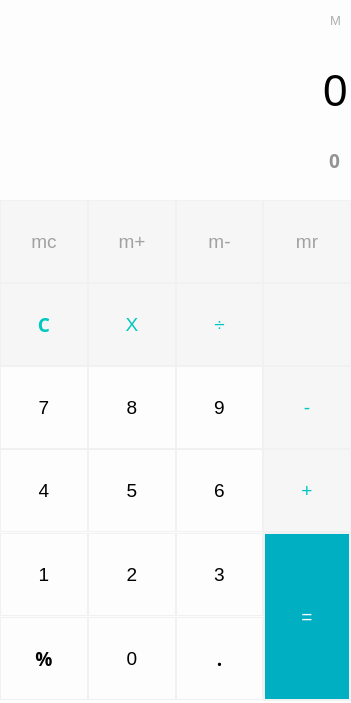
<?xml version="1.0" encoding="UTF-8"?>
<ui version="4.0">
 <class>MainWindow</class>
 <widget class="QMainWindow" name="MainWindow">
  <property name="enabled">
   <bool>true</bool>
  </property>
  <property name="geometry">
   <rect>
    <x>0</x>
    <y>0</y>
    <width>351</width>
    <height>703</height>
   </rect>
  </property>
  <property name="minimumSize">
   <size>
    <width>351</width>
    <height>703</height>
   </size>
  </property>
  <property name="maximumSize">
   <size>
    <width>351</width>
    <height>703</height>
   </size>
  </property>
  <property name="font">
   <font>
    <pointsize>28</pointsize>
   </font>
  </property>
  <property name="windowTitle">
   <string>Calculator</string>
  </property>
  <property name="windowIcon">
   <iconset>
    <normaloff>Images/calculator.ico</normaloff>Images/calculator.ico</iconset>
  </property>
  <widget class="QWidget" name="centralwidget">
   <property name="styleSheet">
    <string notr="true">background-color:#fdfdfd;</string>
   </property>
   <widget class="QWidget" name="gridLayoutWidget">
    <property name="geometry">
     <rect>
      <x>0</x>
      <y>200</y>
      <width>351</width>
      <height>503</height>
     </rect>
    </property>
    <property name="minimumSize">
     <size>
      <width>10</width>
      <height>83</height>
     </size>
    </property>
    <property name="font">
     <font>
      <pointsize>14</pointsize>
     </font>
    </property>
    <property name="styleSheet">
     <string>QPushButton {
		border:1px solid #f1f1f1;
	}

QPushButton:hover{
background-color:#e9e9e9;
}</string>
    </property>
    <layout class="QGridLayout" name="gridLayout">
     <property name="spacing">
      <number>0</number>
     </property>
     <item row="0" column="0">
      <widget class="QPushButton" name="clearmode_Button">
       <property name="minimumSize">
        <size>
         <width>42</width>
         <height>83</height>
        </size>
       </property>
       <property name="font">
        <font>
         <pointsize>14</pointsize>
        </font>
       </property>
       <property name="styleSheet">
        <string notr="true">QPushButton {
		border:1px solid #f1f1f1;
		background-color:#f6f6f6;
color:#a1a1a1;
	}

QPushButton:hover{
background-color:#e9e9e9;
}
</string>
       </property>
       <property name="text">
        <string>mc</string>
       </property>
      </widget>
     </item>
     <item row="1" column="0">
      <widget class="QPushButton" name="clear_Button">
       <property name="minimumSize">
        <size>
         <width>42</width>
         <height>83</height>
        </size>
       </property>
       <property name="font">
        <font>
         <family>Yu Gothic UI Semibold</family>
         <pointsize>14</pointsize>
         <weight>75</weight>
         <bold>true</bold>
        </font>
       </property>
       <property name="styleSheet">
        <string notr="true">QPushButton {
		border:1px solid #f1f1f1;
		background-color:#f6f6f6;
		color:#00c8c0;
	}

QPushButton:hover{
background-color:#e9e9e9;
}</string>
       </property>
       <property name="text">
        <string>C</string>
       </property>
       <property name="shortcut">
        <string>C</string>
       </property>
      </widget>
     </item>
     <item row="0" column="2">
      <widget class="QPushButton" name="setmodenegative_Button">
       <property name="minimumSize">
        <size>
         <width>42</width>
         <height>83</height>
        </size>
       </property>
       <property name="font">
        <font>
         <pointsize>14</pointsize>
        </font>
       </property>
       <property name="styleSheet">
        <string notr="true">QPushButton {
		border:1px solid #f1f1f1;
		background-color:#f6f6f6;
color:#a1a1a1;
	}

QPushButton:hover{
background-color:#e9e9e9;
}
</string>
       </property>
       <property name="text">
        <string>m-</string>
       </property>
      </widget>
     </item>
     <item row="2" column="0">
      <widget class="QPushButton" name="seven_Button">
       <property name="minimumSize">
        <size>
         <width>42</width>
         <height>83</height>
        </size>
       </property>
       <property name="font">
        <font>
         <family>MS Shell Dlg 2</family>
         <pointsize>14</pointsize>
         <weight>50</weight>
         <bold>false</bold>
        </font>
       </property>
       <property name="styleSheet">
        <string notr="true">QPushButton {
		border:1px solid #f1f1f1;
	}

QPushButton:hover{
background-color:#e9e9e9;
}</string>
       </property>
       <property name="text">
        <string>7</string>
       </property>
       <property name="shortcut">
        <string>7</string>
       </property>
      </widget>
     </item>
     <item row="3" column="0">
      <widget class="QPushButton" name="four_Button">
       <property name="minimumSize">
        <size>
         <width>42</width>
         <height>83</height>
        </size>
       </property>
       <property name="font">
        <font>
         <family>MS Shell Dlg 2</family>
         <pointsize>14</pointsize>
         <weight>50</weight>
         <bold>false</bold>
        </font>
       </property>
       <property name="styleSheet">
        <string notr="true">QPushButton {
		border:1px solid #f1f1f1;
	}

QPushButton:hover{
background-color:#e9e9e9;
}</string>
       </property>
       <property name="text">
        <string>4</string>
       </property>
       <property name="shortcut">
        <string>4</string>
       </property>
      </widget>
     </item>
     <item row="4" column="0">
      <widget class="QPushButton" name="one_Button">
       <property name="minimumSize">
        <size>
         <width>42</width>
         <height>83</height>
        </size>
       </property>
       <property name="font">
        <font>
         <family>MS Shell Dlg 2</family>
         <pointsize>14</pointsize>
         <weight>50</weight>
         <bold>false</bold>
        </font>
       </property>
       <property name="styleSheet">
        <string notr="true">QPushButton {
		border:1px solid #f1f1f1;
	}

QPushButton:hover{
background-color:#e9e9e9;
}</string>
       </property>
       <property name="text">
        <string>1</string>
       </property>
       <property name="shortcut">
        <string>1</string>
       </property>
      </widget>
     </item>
     <item row="1" column="1">
      <widget class="QPushButton" name="multiply_Button">
       <property name="minimumSize">
        <size>
         <width>42</width>
         <height>83</height>
        </size>
       </property>
       <property name="font">
        <font>
         <pointsize>14</pointsize>
        </font>
       </property>
       <property name="styleSheet">
        <string notr="true">QPushButton {
		border:1px solid #f1f1f1;
		background-color:#f6f6f6;
		color:#00c8c0;
	}

QPushButton:hover{
background-color:#e9e9e9;
}</string>
       </property>
       <property name="text">
        <string>X</string>
       </property>
       <property name="shortcut">
        <string>X</string>
       </property>
      </widget>
     </item>
     <item row="3" column="1">
      <widget class="QPushButton" name="five_Button">
       <property name="minimumSize">
        <size>
         <width>42</width>
         <height>83</height>
        </size>
       </property>
       <property name="font">
        <font>
         <family>MS Shell Dlg 2</family>
         <pointsize>14</pointsize>
         <weight>50</weight>
         <bold>false</bold>
        </font>
       </property>
       <property name="styleSheet">
        <string notr="true">QPushButton {
		border:1px solid #f1f1f1;
	}

QPushButton:hover{
background-color:#e9e9e9;
}</string>
       </property>
       <property name="text">
        <string>5</string>
       </property>
       <property name="shortcut">
        <string>5</string>
       </property>
      </widget>
     </item>
     <item row="2" column="1">
      <widget class="QPushButton" name="eight_Button">
       <property name="minimumSize">
        <size>
         <width>10</width>
         <height>83</height>
        </size>
       </property>
       <property name="font">
        <font>
         <family>MS Shell Dlg 2</family>
         <pointsize>14</pointsize>
         <weight>50</weight>
         <bold>false</bold>
        </font>
       </property>
       <property name="styleSheet">
        <string notr="true">QPushButton {
		border:1px solid #f1f1f1;
	}

QPushButton:hover{
background-color:#e9e9e9;
}</string>
       </property>
       <property name="text">
        <string>8</string>
       </property>
       <property name="shortcut">
        <string>8</string>
       </property>
      </widget>
     </item>
     <item row="4" column="1">
      <widget class="QPushButton" name="two_Button">
       <property name="minimumSize">
        <size>
         <width>42</width>
         <height>83</height>
        </size>
       </property>
       <property name="font">
        <font>
         <family>MS Shell Dlg 2</family>
         <pointsize>14</pointsize>
         <weight>50</weight>
         <bold>false</bold>
        </font>
       </property>
       <property name="styleSheet">
        <string notr="true">QPushButton {
		border:1px solid #f1f1f1;
	}

QPushButton:hover{
background-color:#e9e9e9;
}</string>
       </property>
       <property name="text">
        <string>2</string>
       </property>
       <property name="shortcut">
        <string>2</string>
       </property>
      </widget>
     </item>
     <item row="5" column="0">
      <widget class="QPushButton" name="percent_Button">
       <property name="minimumSize">
        <size>
         <width>42</width>
         <height>83</height>
        </size>
       </property>
       <property name="font">
        <font>
         <family>Yu Gothic UI Semibold</family>
         <pointsize>14</pointsize>
         <weight>75</weight>
         <bold>true</bold>
        </font>
       </property>
       <property name="styleSheet">
        <string notr="true">QPushButton {
		border:1px solid #f1f1f1;
	}

QPushButton:hover{
background-color:#e9e9e9;
}</string>
       </property>
       <property name="text">
        <string>%</string>
       </property>
       <property name="shortcut">
        <string>%</string>
       </property>
      </widget>
     </item>
     <item row="1" column="2">
      <widget class="QPushButton" name="divide_Button">
       <property name="minimumSize">
        <size>
         <width>42</width>
         <height>83</height>
        </size>
       </property>
       <property name="font">
        <font>
         <pointsize>14</pointsize>
        </font>
       </property>
       <property name="styleSheet">
        <string notr="true">QPushButton {
		border:1px solid #f1f1f1;
		background-color:#f6f6f6;
		color:#00c8c0;
	}

QPushButton:hover{
background-color:#e9e9e9;
}</string>
       </property>
       <property name="text">
        <string>÷</string>
       </property>
       <property name="shortcut">
        <string>/</string>
       </property>
      </widget>
     </item>
     <item row="3" column="2">
      <widget class="QPushButton" name="six_Button">
       <property name="minimumSize">
        <size>
         <width>42</width>
         <height>83</height>
        </size>
       </property>
       <property name="font">
        <font>
         <family>MS Shell Dlg 2</family>
         <pointsize>14</pointsize>
         <weight>50</weight>
         <bold>false</bold>
        </font>
       </property>
       <property name="styleSheet">
        <string notr="true">QPushButton {
		border:1px solid #f1f1f1;
	}

QPushButton:hover{
background-color:#e9e9e9;
}</string>
       </property>
       <property name="text">
        <string>6</string>
       </property>
       <property name="shortcut">
        <string>6</string>
       </property>
      </widget>
     </item>
     <item row="5" column="1">
      <widget class="QPushButton" name="zero_Button">
       <property name="minimumSize">
        <size>
         <width>42</width>
         <height>83</height>
        </size>
       </property>
       <property name="font">
        <font>
         <family>MS Shell Dlg 2</family>
         <pointsize>14</pointsize>
         <weight>50</weight>
         <bold>false</bold>
        </font>
       </property>
       <property name="styleSheet">
        <string notr="true">QPushButton {
		border:1px solid #f1f1f1;
	}

QPushButton:hover{
background-color:#e9e9e9;
}</string>
       </property>
       <property name="text">
        <string>0</string>
       </property>
       <property name="shortcut">
        <string>0</string>
       </property>
      </widget>
     </item>
     <item row="4" column="2">
      <widget class="QPushButton" name="three_Button">
       <property name="minimumSize">
        <size>
         <width>42</width>
         <height>83</height>
        </size>
       </property>
       <property name="font">
        <font>
         <family>MS Shell Dlg 2</family>
         <pointsize>14</pointsize>
         <weight>50</weight>
         <bold>false</bold>
        </font>
       </property>
       <property name="styleSheet">
        <string notr="true">QPushButton {
		border:1px solid #f1f1f1;
	}

QPushButton:hover{
background-color:#e9e9e9;
}</string>
       </property>
       <property name="text">
        <string>3</string>
       </property>
       <property name="shortcut">
        <string>3</string>
       </property>
      </widget>
     </item>
     <item row="2" column="2">
      <widget class="QPushButton" name="nine_Button">
       <property name="minimumSize">
        <size>
         <width>42</width>
         <height>83</height>
        </size>
       </property>
       <property name="font">
        <font>
         <family>MS Shell Dlg 2</family>
         <pointsize>14</pointsize>
         <weight>50</weight>
         <bold>false</bold>
        </font>
       </property>
       <property name="styleSheet">
        <string notr="true">QPushButton {
		border:1px solid #f1f1f1;
	}

QPushButton:hover{
background-color:#e9e9e9;
}</string>
       </property>
       <property name="text">
        <string>9</string>
       </property>
       <property name="shortcut">
        <string>9</string>
       </property>
      </widget>
     </item>
     <item row="5" column="2">
      <widget class="QPushButton" name="decimalpoint_Button">
       <property name="minimumSize">
        <size>
         <width>42</width>
         <height>83</height>
        </size>
       </property>
       <property name="font">
        <font>
         <family>Yu Gothic UI Semibold</family>
         <pointsize>14</pointsize>
         <weight>75</weight>
         <bold>true</bold>
        </font>
       </property>
       <property name="styleSheet">
        <string notr="true">QPushButton {
		border:1px solid #f1f1f1;
	}

QPushButton:hover{
background-color:#e9e9e9;
}</string>
       </property>
       <property name="text">
        <string>.</string>
       </property>
       <property name="shortcut">
        <string>.</string>
       </property>
      </widget>
     </item>
     <item row="1" column="3">
      <widget class="QPushButton" name="cancelone_Button">
       <property name="minimumSize">
        <size>
         <width>42</width>
         <height>83</height>
        </size>
       </property>
       <property name="font">
        <font>
         <pointsize>14</pointsize>
        </font>
       </property>
       <property name="styleSheet">
        <string notr="true">QPushButton {
		border:1px solid #f1f1f1;
		background-color:#f6f6f6;
	color:#f6f6f6;
	}

QPushButton:hover{
background-color:#e9e9e9;
}</string>
       </property>
       <property name="text">
        <string/>
       </property>
       <property name="icon">
        <iconset>
         <normaloff>Images/delete_Button.png</normaloff>Images/delete_Button.png</iconset>
       </property>
       <property name="iconSize">
        <size>
         <width>77</width>
         <height>44</height>
        </size>
       </property>
       <property name="shortcut">
        <string>Backspace</string>
       </property>
      </widget>
     </item>
     <item row="2" column="3">
      <widget class="QPushButton" name="minus_Button">
       <property name="minimumSize">
        <size>
         <width>42</width>
         <height>83</height>
        </size>
       </property>
       <property name="font">
        <font>
         <pointsize>14</pointsize>
        </font>
       </property>
       <property name="styleSheet">
        <string notr="true">QPushButton {
		border:1px solid #f1f1f1;
		background-color:#f6f6f6;
		color:#00c8c0;
	}

QPushButton:hover{
background-color:#e9e9e9;
}</string>
       </property>
       <property name="text">
        <string>-</string>
       </property>
       <property name="shortcut">
        <string>-</string>
       </property>
      </widget>
     </item>
     <item row="4" column="3" rowspan="2">
      <widget class="QPushButton" name="equal_Button">
       <property name="minimumSize">
        <size>
         <width>10</width>
         <height>169</height>
        </size>
       </property>
       <property name="font">
        <font>
         <pointsize>14</pointsize>
        </font>
       </property>
       <property name="styleSheet">
        <string notr="true">QPushButton {
		border:2px solid #f1f1f1;
	background-color:#00b0c2;
	color:#fdfdfd;
	}
QPushButton:hover {
	background-color:#008492;
}</string>
       </property>
       <property name="text">
        <string>=</string>
       </property>
       <property name="shortcut">
        <string>Return</string>
       </property>
      </widget>
     </item>
     <item row="3" column="3">
      <widget class="QPushButton" name="plus_Button">
       <property name="minimumSize">
        <size>
         <width>42</width>
         <height>83</height>
        </size>
       </property>
       <property name="font">
        <font>
         <pointsize>14</pointsize>
        </font>
       </property>
       <property name="autoFillBackground">
        <bool>false</bool>
       </property>
       <property name="styleSheet">
        <string notr="true">QPushButton {
		border:1px solid #f1f1f1;
		background-color:#f6f6f6;
		color:#00c8c0;
	}

QPushButton:hover{
background-color:#e9e9e9;
}</string>
       </property>
       <property name="text">
        <string>+</string>
       </property>
       <property name="shortcut">
        <string>=</string>
       </property>
      </widget>
     </item>
     <item row="0" column="1">
      <widget class="QPushButton" name="setmodepostive_Button">
       <property name="minimumSize">
        <size>
         <width>42</width>
         <height>83</height>
        </size>
       </property>
       <property name="font">
        <font>
         <pointsize>14</pointsize>
        </font>
       </property>
       <property name="styleSheet">
        <string notr="true">QPushButton {
		border:1px solid #f1f1f1;
		background-color:#f6f6f6;
color:#a1a1a1;
	}

QPushButton:hover{
background-color:#e9e9e9;
}
</string>
       </property>
       <property name="text">
        <string>m+</string>
       </property>
      </widget>
     </item>
     <item row="0" column="3">
      <widget class="QPushButton" name="setmodetomr_Button">
       <property name="minimumSize">
        <size>
         <width>42</width>
         <height>83</height>
        </size>
       </property>
       <property name="font">
        <font>
         <pointsize>14</pointsize>
        </font>
       </property>
       <property name="styleSheet">
        <string notr="true">QPushButton {
		border:1px solid #f1f1f1;
		background-color:#f6f6f6;
color:#a1a1a1;
	}

QPushButton:hover{
background-color:#e9e9e9;
}
</string>
       </property>
       <property name="text">
        <string>mr</string>
       </property>
      </widget>
     </item>
    </layout>
   </widget>
   <widget class="QLabel" name="mode_Label">
    <property name="geometry">
     <rect>
      <x>330</x>
      <y>10</y>
      <width>21</width>
      <height>21</height>
     </rect>
    </property>
    <property name="font">
     <font>
      <pointsize>10</pointsize>
     </font>
    </property>
    <property name="styleSheet">
     <string notr="true">color:#aeaeae;</string>
    </property>
    <property name="text">
     <string>M</string>
    </property>
   </widget>
   <widget class="QLabel" name="result_Label">
    <property name="enabled">
     <bool>true</bool>
    </property>
    <property name="geometry">
     <rect>
      <x>9</x>
      <y>150</y>
      <width>331</width>
      <height>20</height>
     </rect>
    </property>
    <property name="font">
     <font>
      <family>Yu Gothic UI Semibold</family>
      <pointsize>14</pointsize>
      <weight>75</weight>
      <bold>true</bold>
     </font>
    </property>
    <property name="styleSheet">
     <string notr="true">color:#939393;</string>
    </property>
    <property name="text">
     <string>0</string>
    </property>
    <property name="alignment">
     <set>Qt::AlignRight|Qt::AlignTrailing|Qt::AlignVCenter</set>
    </property>
   </widget>
   <widget class="QLineEdit" name="display_Label">
    <property name="enabled">
     <bool>true</bool>
    </property>
    <property name="geometry">
     <rect>
      <x>20</x>
      <y>50</y>
      <width>331</width>
      <height>81</height>
     </rect>
    </property>
    <property name="font">
     <font>
      <family>MS Shell Dlg 2</family>
      <pointsize>33</pointsize>
      <weight>50</weight>
      <bold>false</bold>
     </font>
    </property>
    <property name="mouseTracking">
     <bool>true</bool>
    </property>
    <property name="whatsThis">
     <string extracomment="name"/>
    </property>
    <property name="styleSheet">
     <string notr="true">QLineEdit {
	background-color:#fdfdfd;
	border:0px solid;
	color:black;
}</string>
    </property>
    <property name="text">
     <string>0</string>
    </property>
    <property name="alignment">
     <set>Qt::AlignRight|Qt::AlignTrailing|Qt::AlignVCenter</set>
    </property>
    <property name="dragEnabled">
     <bool>false</bool>
    </property>
    <property name="readOnly">
     <bool>true</bool>
    </property>
    <property name="placeholderText">
     <string/>
    </property>
   </widget>
  </widget>
 </widget>
 <resources/>
 <connections/>
</ui>
